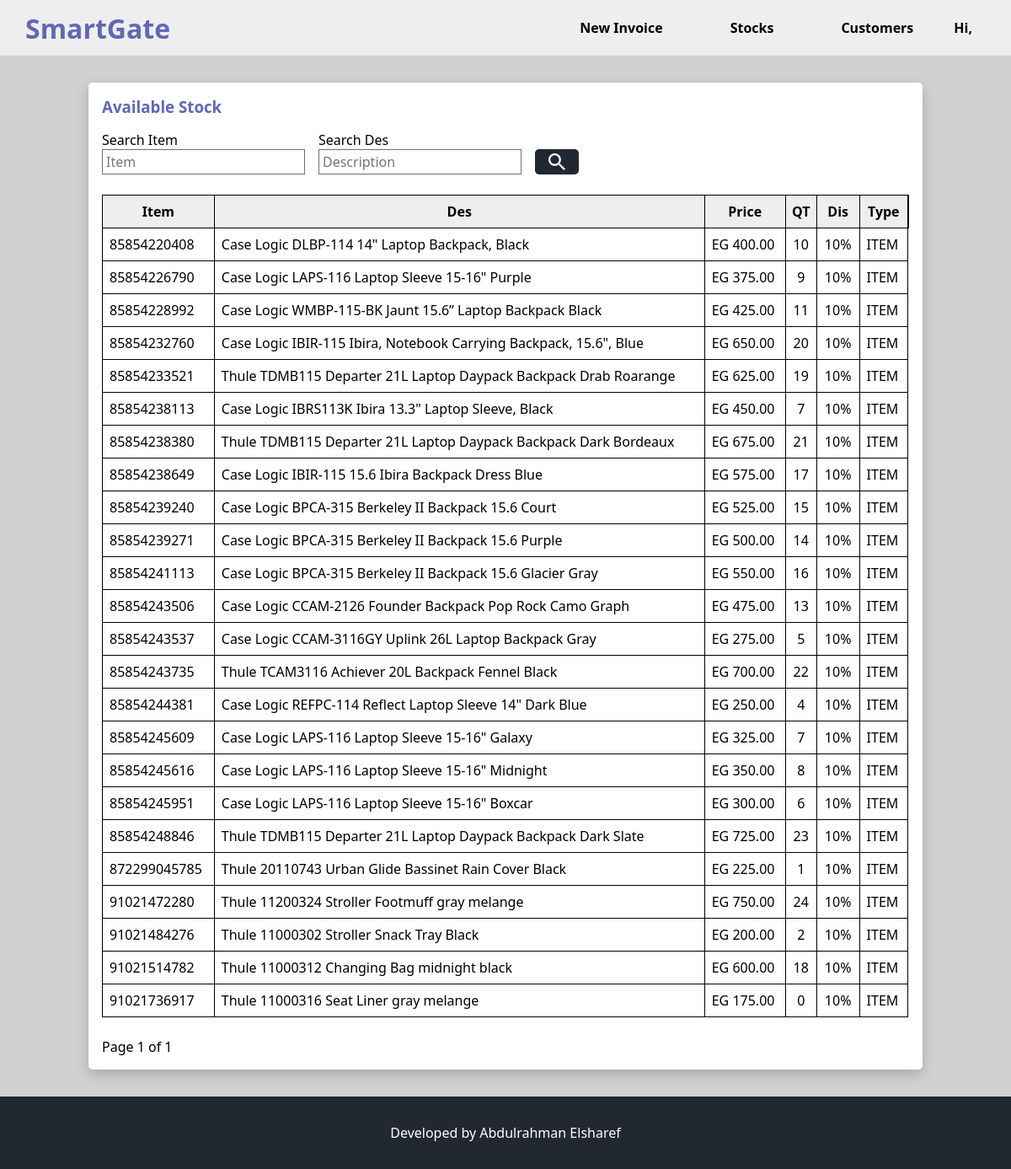
/stock/ (signed in), run on an earlier commit of the app's database.
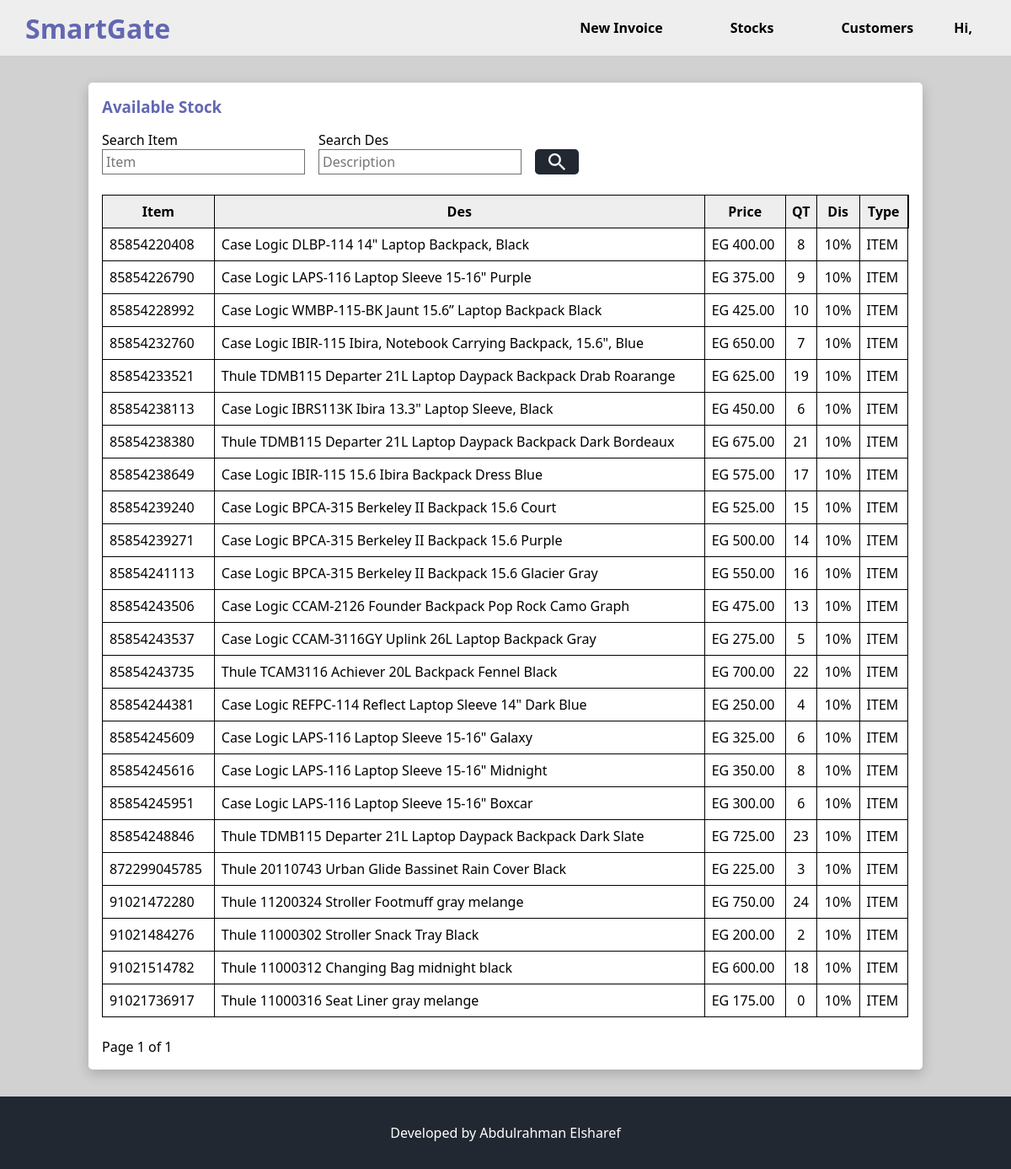
And on a later commit of the database.
### invoice/models.py (models this page shows, shortened)
class ItemService(models.Model):
    ITEM = True
    SERVICE = False
    ITEM_TYPE_CHOICES = [
        (ITEM, 'Item'),
        (SERVICE, 'Service'),
    ]
    name = models.CharField(("barcode"),max_length=128, unique=True)
    des = models.CharField(("Description"),max_length=128 )
    item_type = models.BooleanField(default=ITEM, choices=ITEM_TYPE_CHOICES, verbose_name="Type")
    quantity = models.PositiveIntegerField(default=0, help_text="Set to 0 if Items")
    price = models.PositiveIntegerField(default=0)
    discount = models.DecimalField(max_digits=5, decimal_places=0, default=0)
    class Meta:
        verbose_name_plural = 'Stocks'

### invoice/views.py (the view, shortened to what this page needs)
# urls.py: path('stock/', views.StockView.as_view(), name='stock'),
class StockView(LoginRequiredMixin, ListView):
    model = ItemService
    template_name = 'stock/new-item-stock-list.html'
    paginate_by = 100
    page_kwarg = 'page'
    def querystring(self):
        qs = self.request.GET.copy()
        qs.pop(self.page_kwarg, None)
        return qs.urlencode()
    def get_queryset(self):
        search_txt = self.request.GET.get('q', '')
        search_des = self.request.GET.get('des', '')
        queryset = super().get_queryset()
        if search_txt:
            queryset = queryset.filter(name__icontains=search_txt)
        elif search_des:
            queryset = queryset.filter(des__icontains=search_des)
        return queryset.order_by('name')
    def get_context_data(self, **kwargs):
        context = super().get_context_data(**kwargs)
        stocks = self.get_queryset()
        query = self.querystring()
        paginator = Paginator(stocks, self.paginate_by)
        page_number = self.request.GET.get(self.page_kwarg, 1)
        stocks = paginator.get_page(page_number)
        context.update({
            'page_obj': stocks,
            'query': query,
            'item_form': ItemsForm(),
            'service_form': ServiceForm(),
        })
        return context

### invoice/forms.py
class ItemsForm(ItemServiceForm):
    quantity = forms.IntegerField(
        initial=1,
        widget=forms.NumberInput(attrs={'min': 1}),
        label='Quantity'
    )
    class Meta:
        model = ItemService
        exclude = ['id', 'item_type']

class ServiceForm(ItemServiceForm):
    class Meta:
        model = ItemService
        exclude = ['id', 'quantity', 'item_type']

### invoice/templates/stock/new-item-stock-list.html (shortened to what this page needs)
{% extends '_base.html' %}
{% load static %}
{% load humanize %}
{% block body_block %}
  <div class="display-container">
    <h3>Available Stock</h3>
    <div class="search-form">
      <form class="flex-contents" id="search" method="get" action="{% url 'invoice:stock' %}">
        <div class="search-field">
          <label for="search-text">Search Item</label>
          <input id="search-text" type="text" name="q" placeholder="Item"/>
        </div>
        <div class="search-field">
          <label for="search_des">Search Des</label>
          <input id="search_des" type="text" name="des" placeholder="Description"/>
        </div>
        <div class="search-field">
          <p>&nbsp;</p>
          <button class="btn btn-secondary" type="submit">
            <img src="{% static 'images/icon-search.png' %}" alt="search">
          </button>
        </div>
      </form>
    </div>
    <table class="data-table">
      <tr>
        <th>Item</th>
        <th>Des</th>
        <th>Price</th>
        <th>QT</th>
        <th>Dis</th>
        <th>Type</th>
      </tr>
      {% for item in page_obj %}
        <tr>
          <td>{{ item.name }}</td>
          <td>{{ item.des }}</td>
          <td>EG {{ item.price|intcomma }}.00</td>
          {% if item.item_type %}
            <td class="center-field">{{ item.quantity }}</td>
          {% else %}
            <td class="center-field">-</td>
          {% endif %}
          {% if item.discount %}
            <td class="center-field">{{ item.discount }}%</td>
          {% else %}
            <td class="center-field">-</td>
          {% endif %}
          {% if item.item_type %}
            <td>ITEM</td>
          {% else %}
            <td>SERVICE</td>
          {% endif %}
        </tr>
      {% endfor %}
    </table>
    {% include "includes/pagination.html" %}
  </div>
{% endblock %}

What changed in the data, as far as the page shows it:
changed ItemService "Case Logic DLBP-114 14\" Laptop Backpack, Black": quantity "10" → "8"
changed ItemService "Case Logic WMBP-115-BK Jaunt 15.6” Laptop Backpack Black": quantity "11" → "10"
changed ItemService "Case Logic IBIR-115 Ibira, Notebook Carrying Backpack, 15.6\", Blue": quantity "20" → "7"
changed ItemService "Case Logic IBRS113K Ibira 13.3\" Laptop Sleeve, Black": quantity "7" → "6"
changed ItemService "Case Logic LAPS-116 Laptop Sleeve 15-16\" Galaxy": quantity "7" → "6"
changed ItemService "Thule 20110743 Urban Glide Bassinet Rain Cover Black": quantity "1" → "3"
